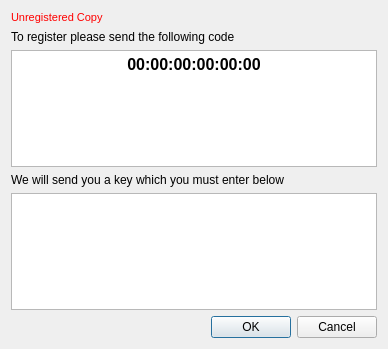
<ui version="4.0" >
 <class>RegisterDialog</class>
 <widget class="QDialog" name="RegisterDialog" >
  <property name="geometry" >
   <rect>
    <x>0</x>
    <y>0</y>
    <width>388</width>
    <height>349</height>
   </rect>
  </property>
  <property name="windowTitle" >
   <string>Register</string>
  </property>
  <layout class="QGridLayout" name="gridLayout" >
   <item row="6" column="0" >
    <widget class="QDialogButtonBox" name="buttonBox" >
     <property name="orientation" >
      <enum>Qt::Horizontal</enum>
     </property>
     <property name="standardButtons" >
      <set>QDialogButtonBox::Cancel|QDialogButtonBox::Ok</set>
     </property>
    </widget>
   </item>
   <item row="2" column="0" >
    <widget class="QLabel" name="label_2" >
     <property name="text" >
      <string>To register please send the following code</string>
     </property>
    </widget>
   </item>
   <item row="0" column="0" >
    <widget class="QLabel" name="label" >
     <property name="palette" >
      <palette>
       <active>
        <colorrole role="WindowText" >
         <brush brushstyle="SolidPattern" >
          <color alpha="255" >
           <red>255</red>
           <green>0</green>
           <blue>0</blue>
          </color>
         </brush>
        </colorrole>
        <colorrole role="Text" >
         <brush brushstyle="SolidPattern" >
          <color alpha="255" >
           <red>0</red>
           <green>0</green>
           <blue>0</blue>
          </color>
         </brush>
        </colorrole>
       </active>
       <inactive>
        <colorrole role="WindowText" >
         <brush brushstyle="SolidPattern" >
          <color alpha="255" >
           <red>255</red>
           <green>0</green>
           <blue>0</blue>
          </color>
         </brush>
        </colorrole>
        <colorrole role="Text" >
         <brush brushstyle="SolidPattern" >
          <color alpha="255" >
           <red>0</red>
           <green>0</green>
           <blue>0</blue>
          </color>
         </brush>
        </colorrole>
       </inactive>
       <disabled>
        <colorrole role="WindowText" >
         <brush brushstyle="SolidPattern" >
          <color alpha="255" >
           <red>118</red>
           <green>116</green>
           <blue>108</blue>
          </color>
         </brush>
        </colorrole>
        <colorrole role="Text" >
         <brush brushstyle="SolidPattern" >
          <color alpha="255" >
           <red>118</red>
           <green>116</green>
           <blue>108</blue>
          </color>
         </brush>
        </colorrole>
       </disabled>
      </palette>
     </property>
     <property name="font" >
      <font>
       <family>MS Shell Dlg 2</family>
       <pointsize>8</pointsize>
      </font>
     </property>
     <property name="text" >
      <string>Unregistered Copy</string>
     </property>
    </widget>
   </item>
   <item row="4" column="0" >
    <widget class="QLabel" name="label_4" >
     <property name="text" >
      <string>We will send you a key which you must enter below</string>
     </property>
    </widget>
   </item>
   <item row="3" column="0" >
    <widget class="QTextEdit" name="textEdit" >
     <property name="readOnly" >
      <bool>true</bool>
     </property>
     <property name="html" >
      <string>&lt;!DOCTYPE HTML PUBLIC "-//W3C//DTD HTML 4.0//EN" "http://www.w3.org/TR/REC-html40/strict.dtd">
&lt;html>&lt;head>&lt;meta name="qrichtext" content="1" />&lt;style type="text/css">
p, li { white-space: pre-wrap; }
&lt;/style>&lt;/head>&lt;body style=" font-family:'MS Shell Dlg 2'; font-size:8.25pt; font-weight:400; font-style:normal;">
&lt;p align="center" style=" margin-top:0px; margin-bottom:0px; margin-left:0px; margin-right:0px; -qt-block-indent:0; text-indent:0px; font-size:8pt;">&lt;span style=" font-size:12pt; font-weight:600;">00:00:00:00:00:00&lt;/span>&lt;/p>&lt;/body>&lt;/html></string>
     </property>
    </widget>
   </item>
   <item row="5" column="0" >
    <widget class="QTextEdit" name="textEdit_2" />
   </item>
  </layout>
 </widget>
 <resources/>
 <connections>
  <connection>
   <sender>buttonBox</sender>
   <signal>accepted()</signal>
   <receiver>RegisterDialog</receiver>
   <slot>accept()</slot>
   <hints>
    <hint type="sourcelabel" >
     <x>248</x>
     <y>254</y>
    </hint>
    <hint type="destinationlabel" >
     <x>157</x>
     <y>274</y>
    </hint>
   </hints>
  </connection>
  <connection>
   <sender>buttonBox</sender>
   <signal>rejected()</signal>
   <receiver>RegisterDialog</receiver>
   <slot>reject()</slot>
   <hints>
    <hint type="sourcelabel" >
     <x>316</x>
     <y>260</y>
    </hint>
    <hint type="destinationlabel" >
     <x>286</x>
     <y>274</y>
    </hint>
   </hints>
  </connection>
 </connections>
</ui>
